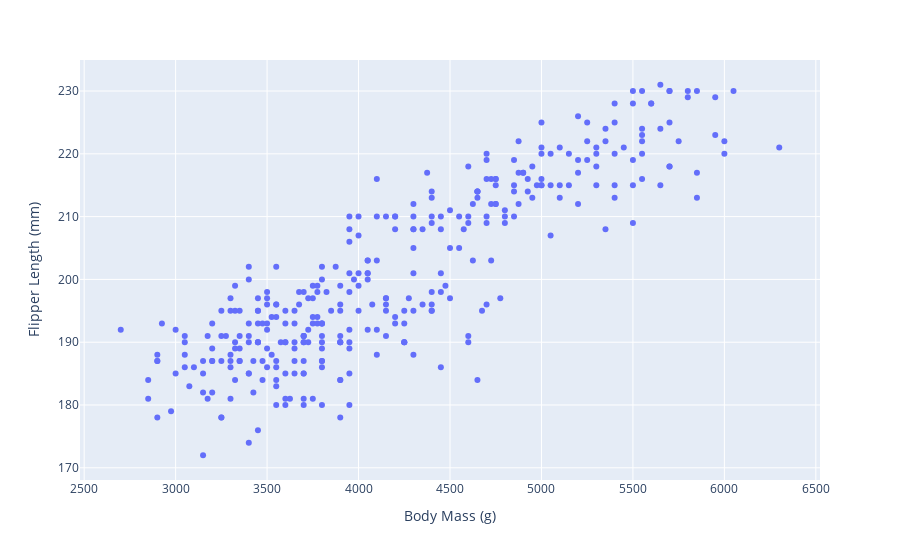

The cell this chart's notebook holds for it:
### Code cell
fig2 = px.scatter(
    data_frame = penguins , 
    x = "Body Mass (g)",
    y = "Flipper Length (mm)"
)
fig2.show()

### Figure 1 — Plotly figure (JSON) as saved in the notebook; plotly's stock layout.template omitted (floating-point values rounded to 4 significant figures; data arrays with more than 128 entries replaced by an {"elided": "..."} marker saying what was removed)
{"data": [{"hovertemplate": "Body Mass (g)=%{x}<br>Flipper Length (mm)=%{y}<extra></extra>", "legendgroup": "", "marker": {"color": "#636efa", "symbol": "circle"}, "mode": "markers", "name": "", "orientation": "v", "showlegend": false, "type": "scatter", "x": {"elided": "344 int values"}, "xaxis": "x", "y": {"elided": "344 int values"}, "yaxis": "y"}], "layout": {"autosize": true, "legend": {"tracegroupgap": 0}, "margin": {"t": 60}, "xaxis": {"anchor": "y", "autorange": true, "domain": [0, 1], "range": [2466.0, 6534.0], "title": {"text": "Body Mass (g)"}, "type": "linear"}, "yaxis": {"anchor": "x", "autorange": true, "domain": [0, 1], "range": [167.4, 235.6], "title": {"text": "Flipper Length (mm)"}, "type": "linear"}}}
